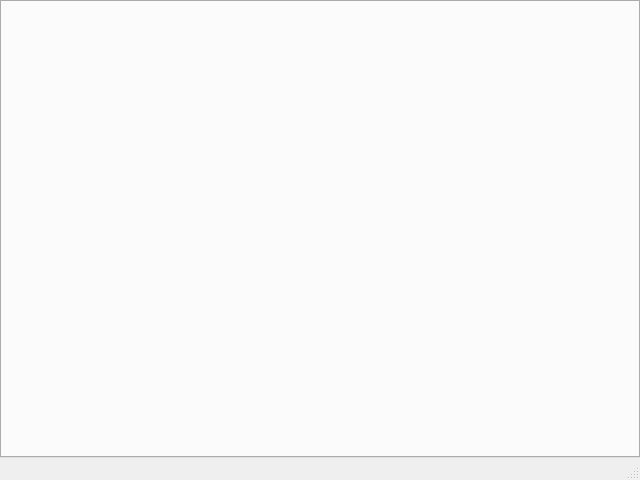
<?xml version="1.0" encoding="UTF-8"?>
<ui version="4.0">
 <class>MainWindow</class>
 <widget class="QMainWindow" name="MainWindow">
  <property name="geometry">
   <rect>
    <x>0</x>
    <y>0</y>
    <width>640</width>
    <height>480</height>
   </rect>
  </property>
  <property name="windowTitle">
   <string>MainWindow</string>
  </property>
  <property name="styleSheet">
   <string notr="true">TextZone {
background-color: transparent;

}


/*QTreeView {
            border: 0px none transparent;
}*/

QDockWidget {
           border: 1px solid gray;
            /*titlebar-close-icon: url(close.png);
            titlebar-normal-icon: url(undock.png);*/
            margin: 0px
            }

            QDockWidget::title {
            text-align: left; /* align the text to the left */
            padding-left: 5px;
            }

            QDockWidget::close-button, QDockWidget::float-button {
            border: 1px solid transparent;
            background: transparent;
             padding: 0px;
            }

            QDockWidget::close-button:hover, QDockWidget::float-button:hover {
            background: transparent;
            }

           QDockWidget::close-button:pressed, QDockWidget::float-button:pressed {
            padding: 1px -1px -1px 1px;

            }





            QStatusBar::item {
            border: 0px none transparent;
            }



            QGroupBox#noteBox, QGroupBox#synBox {
            margin-left: -6px;
            margin-right: -6px;
            margin-bottom: -6px;
            margin-top: 1ex; /* leave space at the top for the title */
            spacing: 0px;
            padding: 0px;
          
            }

            QGroupBox::title {
            subcontrol-origin: margin;
            subcontrol-position: top center; /* position at the top center */
            }

            QFrame#notesFrame { 
            border: 0px none transparent;
            border-radius: 0px;
            spacing: 0px;
            padding: 0px;
            margin: 0px;
           }



            NoteZone {
                                 border: 1px outset grey;
  spacing: 0px;
            padding: 0px;
           margin: 0px;
border-radius: 0px
/*qlineargradient(spread:pad, x1:0, y1:0, x2:1, y2:1, stop:0 rgba(243, 255, 180, 255), stop:1 rgba(255, 255, 255, 255));*/

            }

            AttendBase {
                       border: 0px none transparent;
            border-radius: 1px;
            spacing: 0px;
            padding: -6px;
            /*margin: -4px;*/
            }

            QToolBar#docksToolBar {
            spacing: 5px;
            padding: 5px;
            }
QToolBar#statusDockToolBar {
            spacing: 2px;
            padding: 0px;
            }




   



 QMainWindow::separator {
     background: gray;
     width: 1px; /* when vertical */
     height: 1px; /* when horizontal */
 }

 QMainWindow::separator:hover {
     background: black;
 }
 QMainWindow::separator:pressed {
     background: black;
 }



</string>
  </property>
  <property name="locale">
   <locale language="English" country="UnitedKingdom"/>
  </property>
  <widget class="QWidget" name="centralwidget">
   <layout class="QVBoxLayout" name="verticalLayout">
    <property name="leftMargin">
     <number>0</number>
    </property>
    <property name="topMargin">
     <number>0</number>
    </property>
    <property name="rightMargin">
     <number>0</number>
    </property>
    <property name="bottomMargin">
     <number>0</number>
    </property>
    <item>
     <widget class="QWidget" name="baseWidget" native="true">
      <layout class="QVBoxLayout" name="verticalLayout_2">
       <property name="leftMargin">
        <number>0</number>
       </property>
       <property name="topMargin">
        <number>0</number>
       </property>
       <property name="rightMargin">
        <number>0</number>
       </property>
       <property name="bottomMargin">
        <number>0</number>
       </property>
       <item>
        <widget class="QTabWidget" name="mainTabWidget"/>
       </item>
      </layout>
     </widget>
    </item>
   </layout>
  </widget>
  <widget class="QStatusBar" name="bar">
   <property name="maximumSize">
    <size>
     <width>16777215</width>
     <height>26</height>
    </size>
   </property>
  </widget>
 </widget>
 <resources/>
 <connections/>
</ui>
